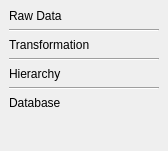
<?xml version="1.0" encoding="UTF-8"?>
<ui version="4.0">
    <class>Digitisation</class>
    <widget class="QDockWidget" name="Digitisation">
        <property name="geometry">
            <rect>
                <x>0</x>
                <y>0</y>
                <width>168</width>
                <height>151</height>
            </rect>
        </property>
        <property name="sizePolicy">
            <sizepolicy hsizetype="MinimumExpanding" vsizetype="MinimumExpanding">
                <horstretch>0</horstretch>
                <verstretch>0</verstretch>
            </sizepolicy>
        </property>
        <property name="windowTitle">
            <string>Digitisation</string>
        </property>
        <widget class="QWidget" name="dockWidgetContents">
            <property name="sizePolicy">
                <sizepolicy hsizetype="MinimumExpanding" vsizetype="MinimumExpanding">
                    <horstretch>0</horstretch>
                    <verstretch>0</verstretch>
                </sizepolicy>
            </property>
            <layout class="QFormLayout" name="formLayout">
                <item row="0" column="0">
                    <widget class="QLabel" name="label">
                        <property name="text">
                            <string>Raw Data</string>
                        </property>
                    </widget>
                </item>
                <item row="0" column="1">
                    <layout class="QHBoxLayout" name="importers_layout">
                        <property name="leftMargin">
                            <number>0</number>
                        </property>
                        <property name="topMargin">
                            <number>0</number>
                        </property>
                    </layout>
                </item>
                <item row="1" column="1" colspan="2">
                    <widget class="Line" name="line">
                        <property name="orientation">
                            <enum>Qt::Horizontal</enum>
                        </property>
                    </widget>
                </item>
                <item row="2" column="0">
                    <widget class="QLabel" name="label_3">
                        <property name="text">
                            <string>Transformation</string>
                        </property>
                    </widget>
                </item>
                <item row="2" column="1">
                    <layout class="QHBoxLayout" name="transformation_layout">
                        <property name="leftMargin">
                            <number>0</number>
                        </property>
                        <property name="topMargin">
                            <number>0</number>
                        </property>
                    </layout>
                </item>
                <item row="3" column="1" colspan="2">
                    <widget class="Line" name="line_2">
                        <property name="orientation">
                            <enum>Qt::Horizontal</enum>
                        </property>
                    </widget>
                </item>
                <item row="4" column="0">
                    <widget class="QLabel" name="label_2">
                        <property name="text">
                            <string>Hierarchy</string>
                        </property>
                    </widget>
                </item>
                <item row="4" column="1">
                    <layout class="QHBoxLayout" name="hierarchy_layout">
                        <property name="sizeConstraint">
                            <enum>QLayout::SetDefaultConstraint</enum>
                        </property>
                        <property name="leftMargin">
                            <number>0</number>
                        </property>
                        <property name="topMargin">
                            <number>0</number>
                        </property>
                        <property name="rightMargin">
                            <number>0</number>
                        </property>
                        <property name="bottomMargin">
                            <number>0</number>
                        </property>
                    </layout>
                </item>
                <item row="5" column="1" colspan="2">
                    <widget class="Line" name="line_2">
                        <property name="orientation">
                            <enum>Qt::Horizontal</enum>
                        </property>
                    </widget>
                </item>
                <item row="6" column="0">
                    <widget class="QLabel" name="label_2">
                        <property name="text">
                            <string>Database</string>
                        </property>
                    </widget>
                </item>
                <item row="6" column="1">
                    <layout class="QHBoxLayout" name="database_layout">
                        <property name="sizeConstraint">
                            <enum>QLayout::SetDefaultConstraint</enum>
                        </property>
                        <property name="leftMargin">
                            <number>0</number>
                        </property>
                        <property name="topMargin">
                            <number>0</number>
                        </property>
                        <property name="rightMargin">
                            <number>0</number>
                        </property>
                        <property name="bottomMargin">
                            <number>0</number>
                        </property>
                    </layout>
                </item>
            </layout>
        </widget>
    </widget>
    <resources/>
    <connections/>
</ui>
